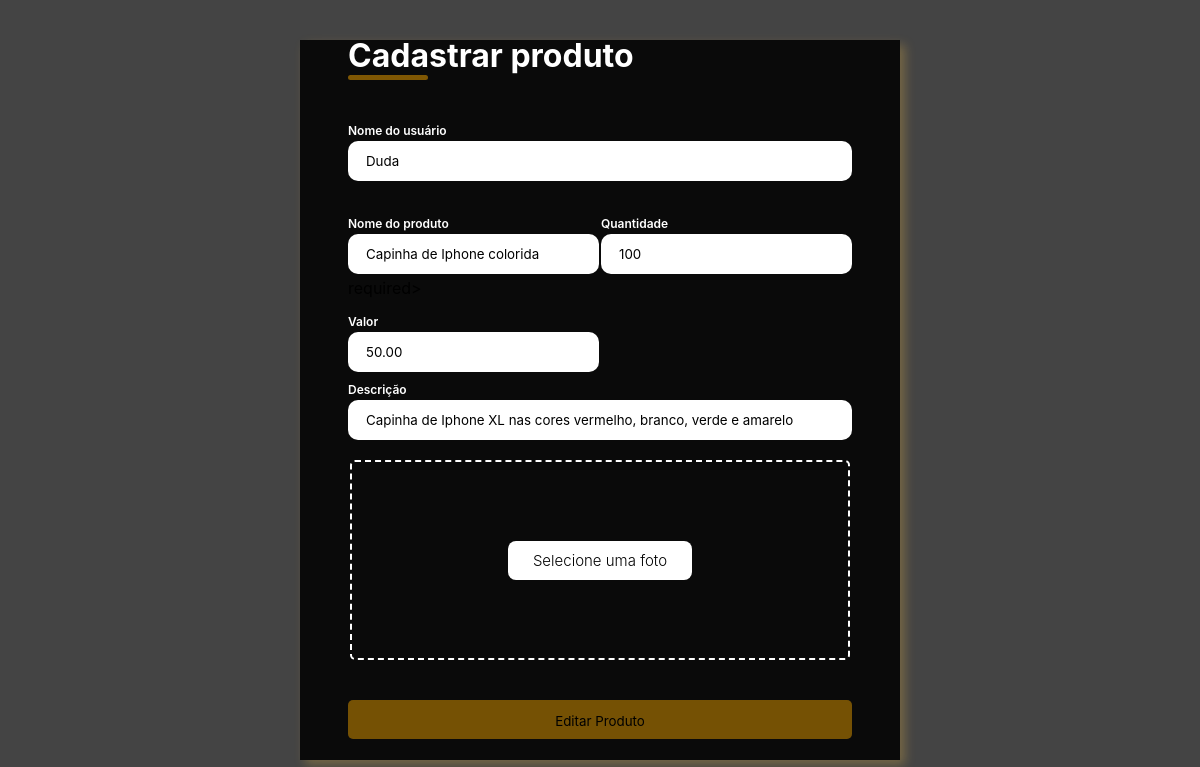
/adm/editar.php?cod_produto=38, run on the app's committed database.
### tables this page shows
CREATE TABLE IF NOT EXISTS `produto` (
  `cod_produto` int NOT NULL AUTO_INCREMENT,
  `nome_usuario` varchar(20) NOT NULL COMMENT 'botar como chave estrangeira',
  `nome_produto` varchar(50) NOT NULL,
  `descricao_produto` varchar(100) NOT NULL,
  `qt_produto_estoque` int NOT NULL,
  `img_produto` varchar(100) NOT NULL,
  `valor_produto` float(10,2) NOT NULL,
  PRIMARY KEY (`cod_produto`),
  KEY `nome_usuario_fk` (`nome_usuario`)
);

### adm/editar.php (the view, shortened to what this page needs)
<?php
if(!empty($_GET['cod_produto'])){
  include_once ('conexao.php');
  $cod_produto= $_GET['cod_produto'];
  $sql = "SELECT * FROM produto WHERE cod_produto=$cod_produto ";
  $result = mysqli_query($conn,$sql);
while($row = mysqli_fetch_assoc($result))
        {
            $nome_usuario = $row["nome_usuario"];
            $nome_produto = $row["nome_produto"];
            $descricao_produto = $row["descricao_produto"];
            $qt_produto_estoque = $row["qt_produto_estoque"]  ;
            $valor_produto = $row["valor_produto"];
        }
}
?>
<!DOCTYPE html>
<html lang="pt-br">
<head>
    <link rel="stylesheet" href="css/estilo.css">
    <link rel="stylesheet" href="css/input.css">
</head>
<body>
    <div class= "container">
    <div class="form">
        <form action="update.php" method="POST" enctype="multipart/form-data">
          <div class="form-header">
              <div class="title">
                  <h1>Cadastrar produto</h1>
              </div>
          </div>
          <div class="input-box">
            <label for="firstname">Nome do usuário</label>
            <input id="firstname" type="text" name="nome_usuario" value="<?php echo $nome_usuario?>" required>
          </div>
          <div class="input-group1">
              <div class="input-box">
                <label for="productname">Nome do produto</label>
                <input id="productname" type="text" name="nome_produto" value="<?php echo $nome_produto?>"  ?> required>
              </div>
              <div class="input-box">
                <label for="qtproduto">Quantidade</label>
                <input id="qtproduto" type="int" name="qt_produto_estoque" value="<?php echo $qt_produto_estoque?>" required>
              </div>
              <div class="input-box">
                <label for="valorproduto">Valor</label>
                <input id="valorproduto" type="float" name="valor_produto" value="<?php echo $valor_produto?>" required>
              </div>
          </div>
          <div class="input-box">
            <label for="descricao">Descrição</label>
            <input id="descricao" minlength="40" maxlength="100" type="text" name="descricao_produto" value="<?php echo $descricao_produto?>" required>
          </div>
          <div class="drag-area">
        <div class="input-file">
       <label for='selecao-arquivo'>Selecione uma foto</label>
        </div>
          </div>
          <div class="continue-button">
          <button name="update"><a href="update.php"></a>Editar Produto</button>
          </div>
          </form>
    </div>
    </div>
</body>
</html>

### adm/css/estilo.css (style rules this page uses)
* { padding: 0; margin: 0; box-sizing: border-box; font-family: 'Inter', sans-serif; }
body { width: 100%; height: 100vh; display: flex; justify-content: center; align-items: center; background-image: url(https://i.pinimg.com/originals/12/6f/53/126f537e4f5896cf952104c66d86bd9f.jpg); background-color: #000000bb; }
.container { width: 80%; height: 90vh; display: flex; box-shadow: 5px 5px 10px rgba(255, 197, 71, 0.267); }
.form { width: 50%; display: flex; justify-content: center; align-items: center; flex-direction: column; background-color: rgba(0, 0, 0, 0.849); padding: 3rem; }
.form-header { margin-bottom: 2rem; display: flex; justify-content: space-between; color: #ffffff; }
.form-header h1::after { content: ''; display: block; width: 5rem; height: 0.3rem; background-image: url(https://thumbs.dreamstime.com/b/fundo-abstrato-na-cor-dourada-da-tend%C3%AAncia-do-ano-colora%C3%A7%C3%A3o-dourado-amostra-em-cores-de-tend%C3%AAncias-efeito-met%C3%A1lico-folha-209227141.jpg); background-color: #b97e00ab; margin: 0 auto; position: absolute; border-radius: 10px; }
.input-box { display: flex; flex-direction: column; margin-bottom: 1.1rem; }
.input-box input { margin: 0.6rem 0; padding: 0.8rem 1.2rem; border: none; border-radius: 10px; box-shadow: 1px 1px 6px #0000001c; }
.input-box label { font-size: 0.75rem; font-weight: 600; color: #ffffff; }
.input-box input::placeholder { color: #000000be; }
.continue-button button { width: 100%; margin-top: 2.5rem; border: none; background-image: url(https://thumbs.dreamstime.com/b/fundo-abstrato-na-cor-dourada-da-tend%C3%AAncia-do-ano-colora%C3%A7%C3%A3o-dourado-amostra-em-cores-de-tend%C3%AAncias-efeito-met%C3%A1lico-folha-209227141.jpg); background-color: #b97e009c; padding: 0.62rem; border-radius: 5px; cursor: pointer; }
@media screen and (max-width:1330px) { .container { width: 50%; } }
@media screen and (max-width:1330px) { .form { width:100%; } }
.input-group1 { display: flex; flex-wrap: wrap; justify-content: space-between; padding: 1rem 0; height: 25%; }
.form-header { margin-bottom: 3rem; display: flex; justify-content: space-between; color: #ffffff; }
.input-box { display: flex; flex-direction: column; margin-bottom: 1.0rem; }
.input-box input { margin: 0.2rem 0; padding: 0.8rem 1.2rem; border: none; border-radius: 10px; box-shadow: 1px 1px 6px #ffbd3000; padding: 12px 18px; }
.drag-area { border: 2px dashed #fff; height: 200px; width: 500px; border-radius: 5px; display: flex; align-items: center; justify-content: center; flex-direction: column; margin-left: auto; margin-right: auto; }

### adm/css/input.css (style rules this page uses)
.input-file label { padding: 10px 25px; font-size: 15px; font-weight: 300; border: none; outline: none; background: #fff; color: #000000; border-radius: 8px; cursor: pointer; }

### data on the page
produto: nome_usuario "Duda", nome_produto "Capinha de Iphone colorida", qt_produto_estoque "100", valor_produto "50.00", descricao_produto "Capinha de Iphone XL nas cores vermelho, branco, verde e amarelo"
